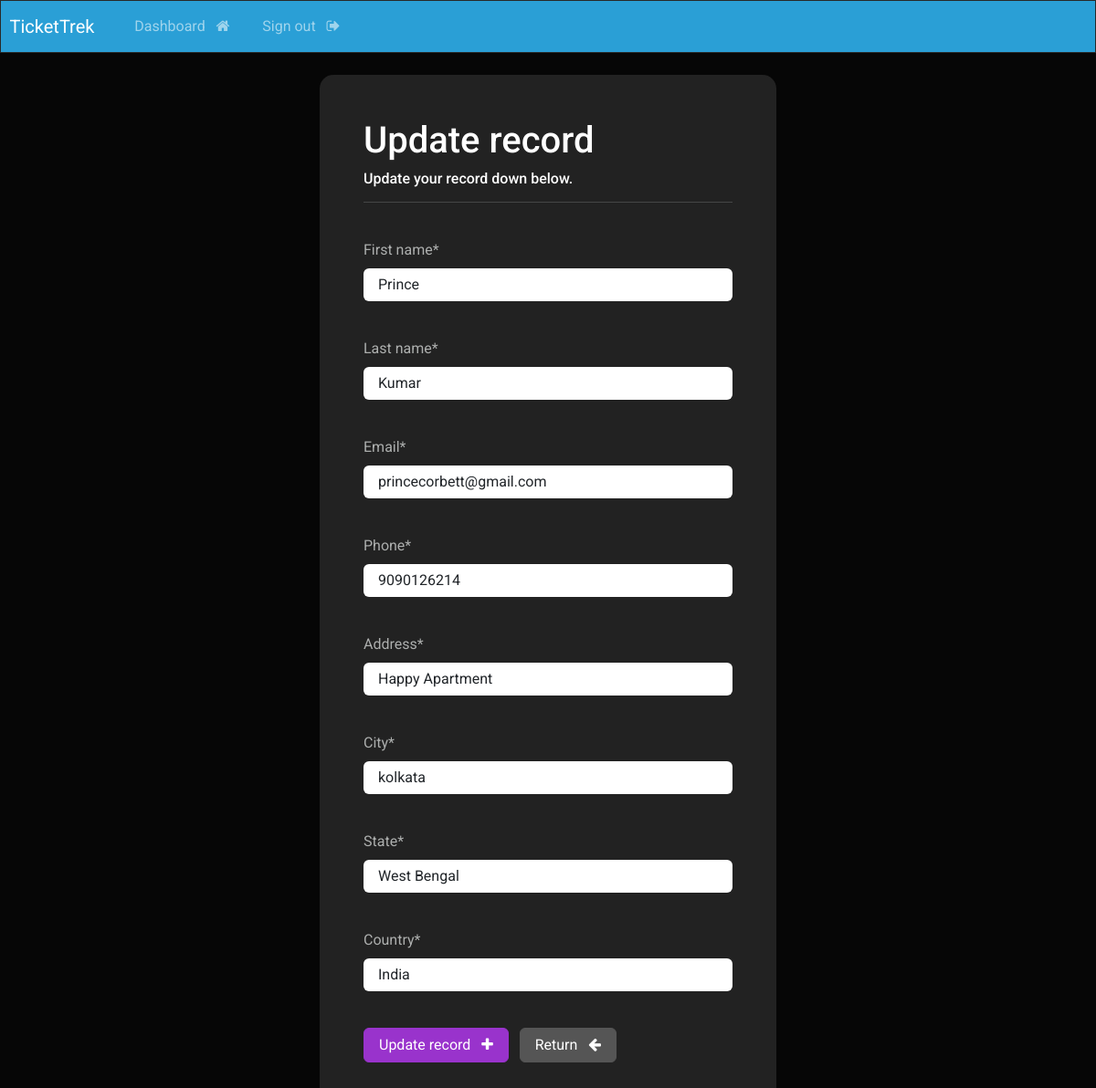
Page /update-record/9 (signed in) on the earlier database version.
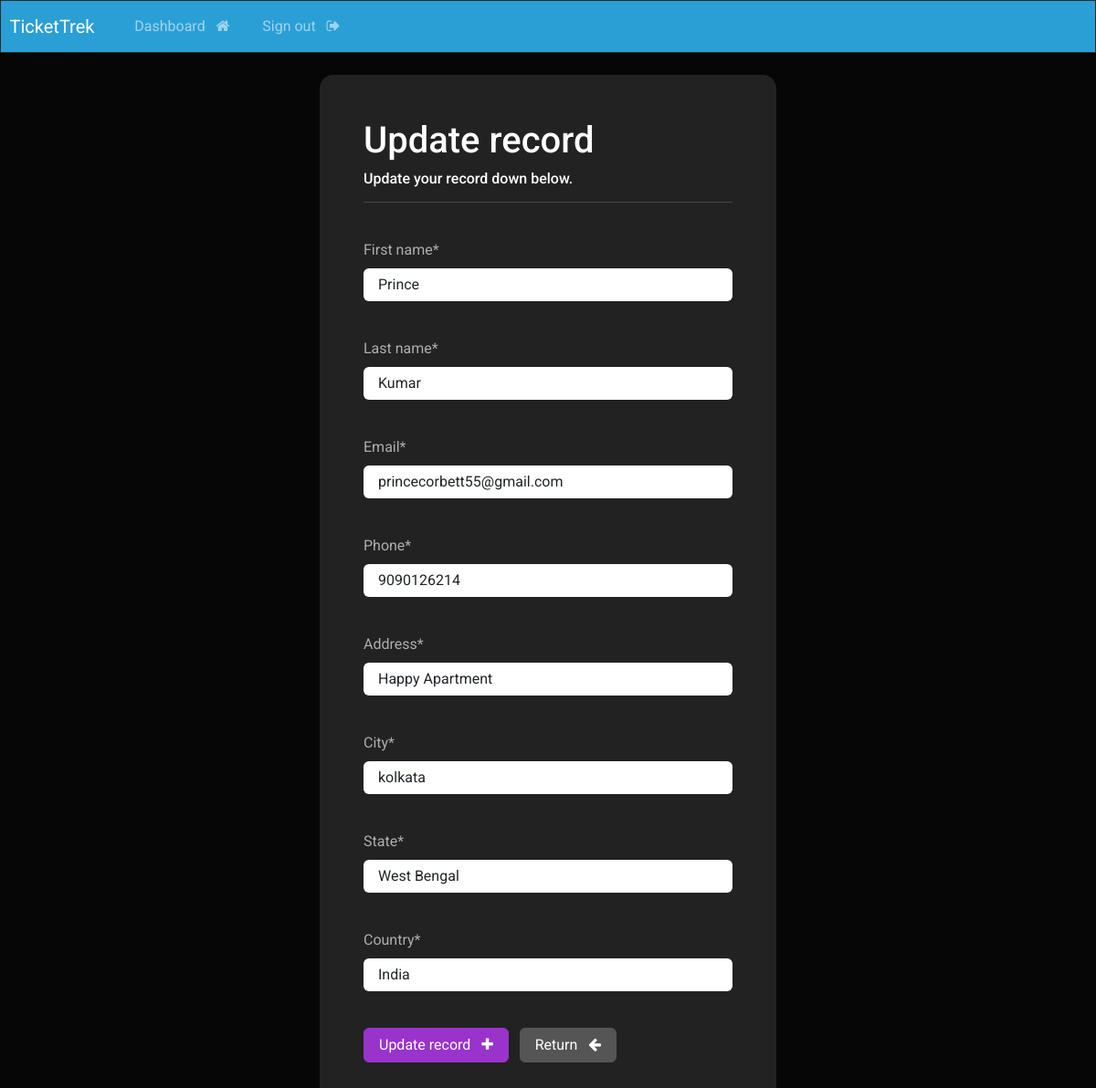
Same page on the later database version.
### CRMapp/models.py (models this page shows, shortened)
class Record(models.Model):
    creation_date = models.DateTimeField(auto_now_add=True)
    first_name = models.CharField(max_length=100)
    last_name = models.CharField(max_length=100)
    email = models.EmailField(max_length=300)
    phone = models.CharField(max_length=20)
    address = models.CharField(max_length=300)
    city = models.CharField(max_length=300)
    state = models.CharField(max_length=300, default='default_state')
    country = models.CharField(max_length=100)

### CRMapp/views.py (the view)
# urls.py: path('update-record/<int:pk>', views.update_record, name="update-record"),
@login_required(login_url='my-login')
def update_record(request, pk):
    record = Record.objects.get(id=pk)
    form = UpdateRecordForm(instance=record)
    if request.method == 'POST':
        form = UpdateRecordForm(request.POST, instance=record)
        if form.is_valid():
            form.save()
            messages.success(request, "Your record was updated!")
            return redirect("dashboard")
    context = {'form': form}
    return render(request,'CRMapp/update-record.html', context=context)

### CRMapp/forms.py
class UpdateRecordForm(forms.ModelForm):
    class Meta:
        model = Record
        fields = ['first_name', 'last_name', 'email', 'phone', 'address','city','state','country']

### CRMapp/templates/CRMapp/update-record.html (shortened to what this page needs)
{% extends 'CRMapp/base.html' %}
{% load crispy_forms_tags %}
{% block content %}
<body>
    <div class="container bg-light shadow-md p-5 form-layout">
        <h3> Update record </h3>
        <h6> Update your record down below. </h6>
        <hr>
        <br>
        <form method="POST" autocomplete="off">
            {{form.first_name|as_crispy_field}}
            <br>
            {{form.last_name|as_crispy_field}}
            <br>
            {{form.email|as_crispy_field}}
            <br>
            {{form.phone|as_crispy_field}}
            <br>
            {{form.address|as_crispy_field}}
            <br>
            {{form.city|as_crispy_field}}
            <br>
            {{form.state|as_crispy_field}}
            <br>
            {{form.country|as_crispy_field}}
            <br>
            <button type="submit" class="btn btn-info">
                Update record &nbsp; <i class="fa fa-plus" aria-hidden="true"></i>
            </button>
            <a href="{% url 'dashboard' %}" class="btn btn-secondary">
                Return &nbsp; <i class="fa fa-arrow-left" aria-hidden="true"></i>
            </a>
        </form>
    </div>
    <br>
</body>
{% endblock %}

Differences in the rows shown:
changed Record "Prince": email "princecorbett@gmail.com" → "princecorbett55@gmail.com"
